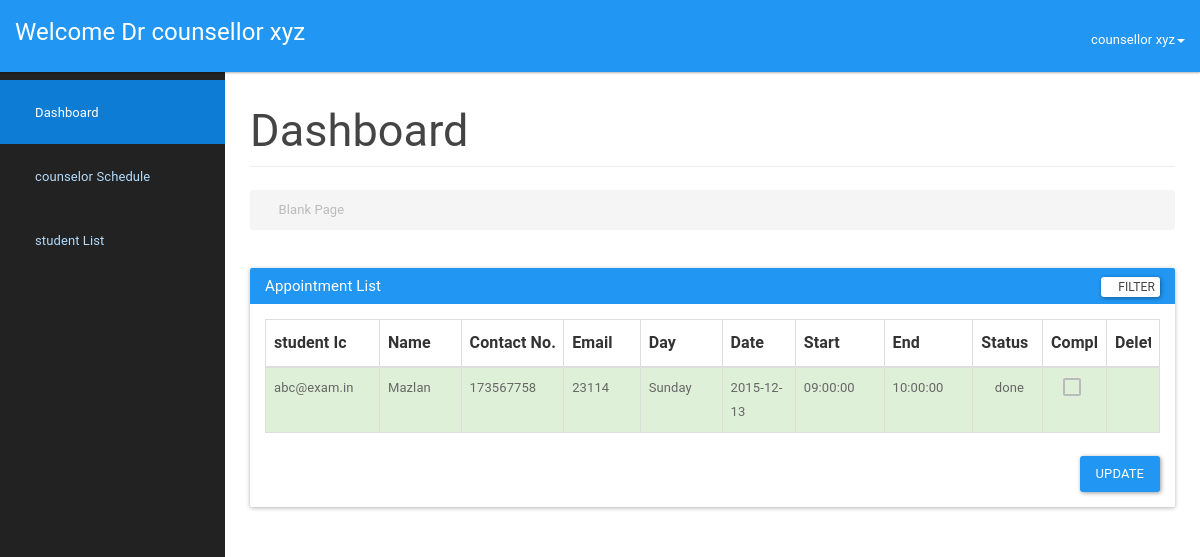
Page /counselor/counselordashboard.php (signed in) on the committed database.
### tables this page shows
CREATE TABLE `counselor` (
  `iccounselor` bigint(12) NOT NULL,
  `password` varchar(20) NOT NULL,
  `counselorId` int(3) NOT NULL,
  `counselorFirstName` varchar(50) NOT NULL,
  `counselorLastName` varchar(50) NOT NULL,
  `counselorAddress` varchar(100) NOT NULL,
  `counselorPhone` varchar(15) NOT NULL,
  `counselorEmail` varchar(20) NOT NULL,
  `counselorDOB` date NOT NULL
);

CREATE TABLE `student` (
  `email` varchar(50) NOT NULL,
  `password` varchar(20) NOT NULL,
  `name` varchar(20) NOT NULL,
  `school` varchar(20) NOT NULL,
  `studentMaritialStatus` varchar(10) NOT NULL,
  `studentDOB` date NOT NULL,
  `studentGender` varchar(10) NOT NULL,
  `studentAddress` varchar(100) NOT NULL,
  `studentPhone` varchar(15) NOT NULL,
  `userid` varchar(100) NOT NULL
);

CREATE TABLE `appointment` (
  `appId` int(3) NOT NULL,
  `email` varchar(50) NOT NULL,
  `scheduleId` int(10) NOT NULL,
  `appSymptom` varchar(100) NOT NULL,
  `appComment` varchar(100) NOT NULL,
  `status` varchar(10) NOT NULL DEFAULT 'process'
);

CREATE TABLE `counselorschedule` (
  `scheduleId` int(11) NOT NULL,
  `scheduleDate` date NOT NULL,
  `scheduleDay` varchar(15) NOT NULL,
  `startTime` time NOT NULL,
  `endTime` time NOT NULL,
  `bookAvail` varchar(10) NOT NULL
);

### counselor/counselordashboard.php (the view, shortened to what this page needs)
<?php
include_once '../assets/conn/dbconnect.php';
$usersession = $_SESSION['counselorSession'];
$res=mysqli_query($con,"SELECT * FROM counselor WHERE counselorId=".$usersession);
$userRow=mysqli_fetch_array($res,MYSQLI_ASSOC);
?>
<!DOCTYPE html>
<html lang="en">
    <head>
        <link href="assets/css/material.css" rel="stylesheet">
        <link href="assets/css/sb-admin.css" rel="stylesheet">
        <link href="assets/css/style.css" rel="stylesheet">
        <link href="assets/font-awesome/css/font-awesome.css" rel="stylesheet">
    </head>
    <body>
        <div id="wrapper">
            <nav class="navbar navbar-inverse navbar-fixed-top" role="navigation">
                <div class="navbar-header">
                    <a class="navbar-brand" href="counselordashboard.php">Welcome Dr <?php echo $userRow['counselorFirstName'];?> <?php echo $userRow['counselorLastName'];?></a>
                </div>
                <ul class="nav navbar-right top-nav">
                    <li class="dropdown">
                        <a href="#" class="dropdown-toggle" data-toggle="dropdown"><i class="fa fa-user"></i> <?php echo $userRow['counselorFirstName']; ?> <?php echo $userRow['counselorLastName']; ?><b class="caret"></b></a>
                    </li>
                </ul>
                <div class="collapse navbar-collapse navbar-ex1-collapse">
                    <ul class="nav navbar-nav side-nav">
                        <li class="active">
                            <a href="counselordashboard.php"><i class="fa fa-fw fa-dashboard"></i> Dashboard</a>
                        </li>
                        <li>
                            <a href="addschedule.php"><i class="fa fa-fw fa-table"></i> counselor Schedule</a>
                        </li>
                        <li>
                            <a href="studentlist.php"><i class="fa fa-fw fa-edit"></i> student List</a>
                        </li>
                    </ul>
                </div>
            </nav>
            <div id="page-wrapper">
                <div class="container-fluid">
                    <div class="row">
                        <div class="col-lg-12">
                            <h2 class="page-header">
                            Dashboard
                            </h2>
                            <ol class="breadcrumb">
                                <li class="active">
                                    <i class="fa fa-file"></i> Blank Page
                                </li>
                            </ol>
                        </div>
                    </div>
                    <div class="panel panel-primary filterable">
                       <div class="panel-heading">
                        <h3 class="panel-title">Appointment List</h3>
                        <div class="pull-right">
                            <button class="btn btn-default btn-xs btn-filter"><span class="fa fa-filter"></span> Filter</button>
                        </div>
                        </div>
                        <div class="panel-body">
                        <table class="table table-hover table-bordered">
                            <thead>
                                <tr class="filters">
                                    <th><input type="text" class="form-control" placeholder="student Ic" disabled></th>
                                    <th><input type="text" class="form-control" placeholder="Name" disabled></th>
                                    <th><input type="text" class="form-control" placeholder="Contact No." disabled></th>
                                    <th><input type="text" class="form-control" placeholder="Email" disabled></th>
                                    <th><input type="text" class="form-control" placeholder="Day" disabled></th>
                                    <th><input type="text" class="form-control" placeholder="Date" disabled></th>
                                    <th><input type="text" class="form-control" placeholder="Start" disabled></th>
                                    <th><input type="text" class="form-control" placeholder="End" disabled></th>
                                    <th><input type="text" class="form-control" placeholder="Status" disabled></th>
                                    <th><input type="text" class="form-control" placeholder="Complete" disabled></th>
                                    <th><input type="text" class="form-control" placeholder="Delete" disabled></th>
                                </tr>
                            </thead>
                            <?php
                            $res=mysqli_query($con,"SELECT a.*, b.*,c.*
                                                    FROM student a
                                                    JOIN appointment b
                                                    On a.email = b.email
                                                    JOIN counselorschedule c
                                                    On b.scheduleId=c.scheduleId
                                                    Order By appId desc");
                            while ($appointment=mysqli_fetch_array($res)) {
                                if ($appointment['status']=='process') {
                                    $status="danger";
                                    $icon='remove';
                                    $checked='';
                                } else {
                                    $status="success";
                                    $icon='ok';
                                    $checked = 'disabled';
                                }
                                echo "<tbody>";
                                echo "<tr class='$status'>";
                                    echo "<td>" . $appointment['email'] . "</td>";
                                    echo "<td>" . $appointment['school'] . "</td>";
                                    echo "<td>" . $appointment['studentPhone'] . "</td>";
                                    echo "<td>" . $appointment['userid'] . "</td>";
                                    echo "<td>" . $appointment['scheduleDay'] . "</td>";
                                    echo "<td>" . $appointment['scheduleDate'] . "</td>";
                                    echo "<td>" . $appointment['startTime'] . "</td>";
                                    echo "<td>" . $appointment['endTime'] . "</td>";
                                    echo "<td><span class='glyphicon glyphicon-".$icon."' aria-hidden='true'></span>".' '."". $appointment['status'] . "</td>";
                                    echo "<form method='POST'>";
                                    echo "<td class='text-center'><input type='checkbox' name='enable' id='enable' value='".$appointment['appId']."' onclick='chkit(".$appointment['appId'].",this.checked);' ".$checked."></td>";
                                    echo "<td class='text-center'><a href='#' id='".$appointment['appId']."' class='delete'><span class='glyphicon glyphicon-trash' aria-hidden='true'></span></a>
                            </td>";
                            }
                                echo "</tr>";
                           echo "</tbody>";
                       echo "</table>";
                       echo "<div class='panel panel-default'>";
                       echo "<div class='col-md-offset-3 pull-right'>";
                       echo "<button class='btn btn-primary' type='submit' value='Submit' name='submit'>Update</button>";
                        echo "</div>";
                        echo "</div>";
                        ?>
                    </div>
                </div>
                </div>
            </div>
        </div>
    </body>
</html>

### counselor/assets/css/sb-admin.css (style rules this page uses)
body { margin-top: 100px; background-color: #222; }
@media (min-width:768px) { body { margin-top: 50px; } }
#wrapper { padding-left: 0; }
#page-wrapper { min-height: 900px !important; width: 100%; padding: 0; background-color: #fff; }
@media (min-width:768px) { #wrapper { padding-left: 225px; } }
@media (min-width:768px) { #page-wrapper { padding: 10px; } }
.top-nav { padding: 0 15px; }
.top-nav>li { display: inline-block; float: left; }
.top-nav>li>a { padding-top: 17px; padding-bottom: 10px; line-height: 45px; color: white; }
@media (min-width:768px) { .side-nav { position: fixed; top: 80px; left: 225px; width: 225px; margin-left: -225px; border: none; border-radius: 0; overflow-y: auto; background-color: #222; bottom: 0; overflow-x: hidden; padding-bottom: 40px; } }
@media (min-width:768px) { .side-nav>li>a { width: 225px; } }

### counselor/assets/css/style.css (style rules this page uses)
.filterable { margin-top: 15px; }
.filterable .panel-heading .pull-right { margin-top: -20px; }
.filterable .filters input[disabled] { background-color: transparent; border: none; cursor: auto; box-shadow: none; padding: 0; height: auto; }

### rows in the picture
counselor: counselorFirstName "counsellor", counselorLastName "xyz"
student: appointment.email "abc@exam.in", school "Mazlan", studentPhone "173567758", userid "23114", counselorschedule.scheduleDay "Sunday", counselorschedule.scheduleDate "2015-12-13", counselorschedule.startTime "09:00:00", counselorschedule.endTime "10:00:00", appointment.status "done"
